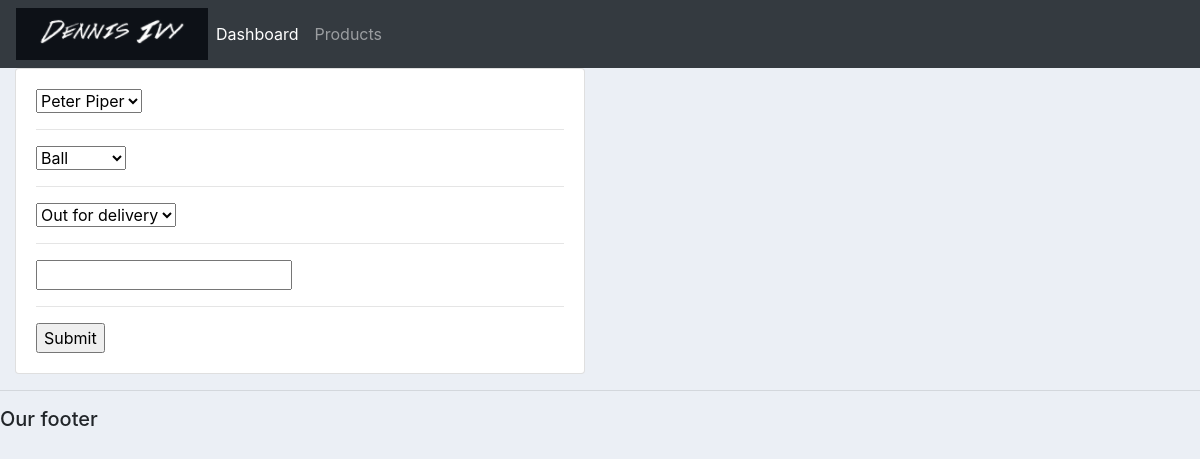
The page /update_order/1/ on the database its author committed.
### accounts/models.py (models this page shows, shortened)
class Order(models.Model):
    STATUS = (
			('Pending', 'Pending'),
			('Out for delivery', 'Out for delivery'),
            ('Delivered', 'Delivered'),
			)
    customer = models.ForeignKey(Customer, null=True, on_delete = models.SET_NULL)
    product = models.ForeignKey(Product, null=True, on_delete = models.SET_NULL)
    date_created = models.DateTimeField(auto_now_add=True, null=True)
    status = models.CharField(max_length=200, null=True, choices=STATUS)
    note = models.CharField(max_length=1000, null=True)

### accounts/views.py (the view)
# urls.py: path('update_order/<str:pk>/', views.updateOrder, name="update_order"),
def updateOrder(request, pk):
    order = Order.objects.get(id=pk)
    form = OrderForm(instance=order)
    if request.method=="POST":
        form = OrderForm(request.POST, instance=order)
        if form.is_valid():
            form.save()
            return redirect("/")
    context = {"form": form}
    return render(request, 'accounts/order_form.html',context)

### accounts/forms.py
class OrderForm(ModelForm):
    class Meta:
        model = Order
        fields = "__all__"

### accounts/models.py (called while the page is built)
    def __str__(self):
        return self.name

    def __str__(self):
        return self.name

### accounts/templates/accounts/order_form.html (shortened to what this page needs)
{%  extends 'accounts/main.html' %}
{% load static %}
{% block content %}
<div class="row">
	<div class="col-md-6">
		<div class="card card-body">
			<form action="" method="POST">
				{% for field in form %}
					{{field}}
					<hr>
				{% endfor %}
				<input type="submit" name="Submit">
			</form>
		</div>
	</div>
</div>
{% endblock %}

### static/css/main.css (style rules this page uses)
body { background-color: #ebeff5; }

### rows shown on the page
Order: form "Peter Piper" "Ball" "Out for delivery"
